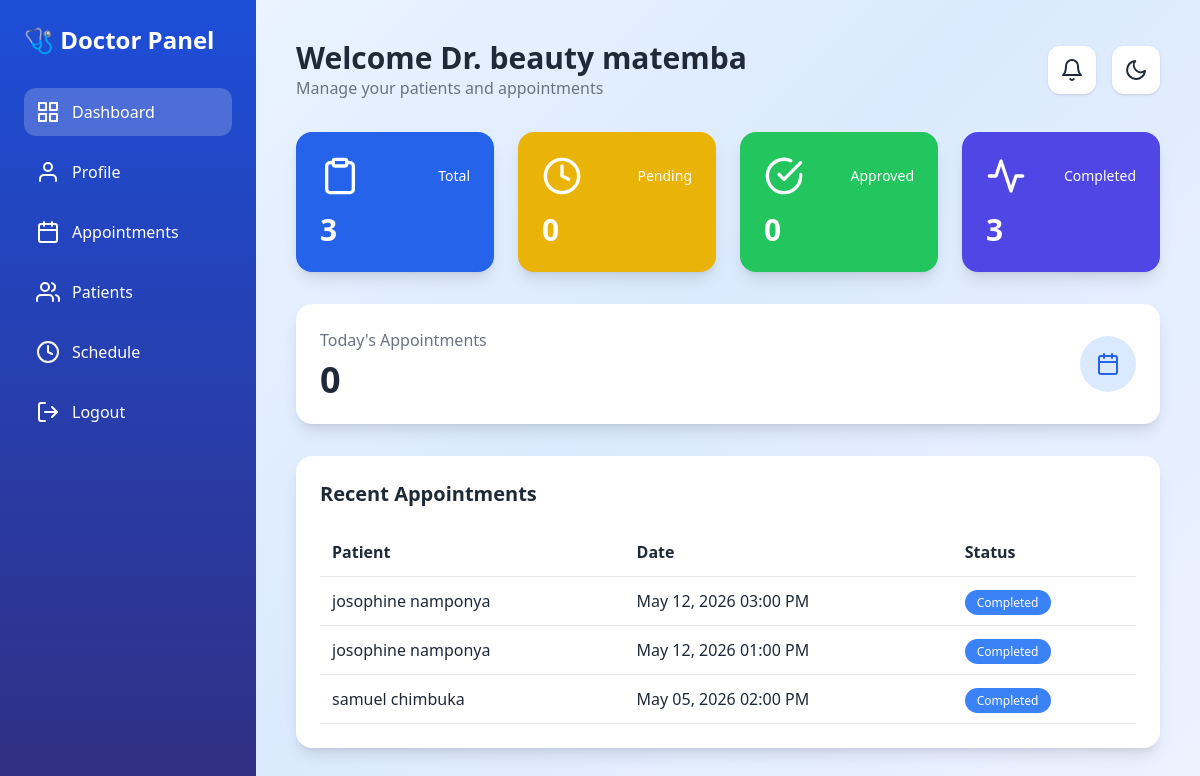
Screenshot of /doctor.php (signed in) with the database file from the repository.
### tables this page shows
CREATE TABLE IF NOT EXISTS `appointments` (
  `id` int NOT NULL AUTO_INCREMENT,
  `patient_id` int NOT NULL,
  `doctor_id` int NOT NULL,
  `appointment_date` datetime NOT NULL,
  `reason` text,
  `status` enum('pending','approved','rejected','completed') DEFAULT 'pending',
  `created_at` timestamp NULL DEFAULT CURRENT_TIMESTAMP,
  PRIMARY KEY (`id`),
  KEY `patient_id` (`patient_id`),
  KEY `doctor_id` (`doctor_id`)
);

CREATE TABLE IF NOT EXISTS `users` (
  `id` int NOT NULL AUTO_INCREMENT,
  `name` varchar(100) NOT NULL,
  `email` varchar(150) NOT NULL,
  `national_identification` varchar(50) NOT NULL,
  `password` varchar(255) NOT NULL,
  `role` enum('patient','doctor','admin') NOT NULL DEFAULT 'patient',
  `created_at` timestamp NULL DEFAULT CURRENT_TIMESTAMP,
  `status` varchar(20) DEFAULT 'active',
  `profile_image` varchar(255) DEFAULT NULL,
  PRIMARY KEY (`id`),
  UNIQUE KEY `email` (`email`),
  UNIQUE KEY `national_identification` (`national_identification`)
);

### doctor.php (the view, shortened to what this page needs)
<?php
require "notification_functions.php";
$doctor = $_SESSION['user'];
$doctor_id = $doctor['id'];
$statsQuery = $conn->prepare("
    SELECT
        (SELECT COUNT(*) FROM appointments WHERE doctor_id=?) AS total,
        (SELECT COUNT(*) FROM appointments WHERE doctor_id=? AND status='pending') AS pending,
        (SELECT COUNT(*) FROM appointments WHERE doctor_id=? AND status='approved') AS approved,
        (SELECT COUNT(*) FROM appointments WHERE doctor_id=? AND status='completed') AS completed
");
$statsQuery->bind_param("iiii", $doctor_id, $doctor_id, $doctor_id, $doctor_id);
$statsQuery->execute();
$stats = $statsQuery->get_result()->fetch_assoc();
$todayQuery = $conn->prepare("
    SELECT COUNT(*) total
    FROM appointments
    WHERE doctor_id=?
    AND DATE(appointment_date)=CURDATE()
");
$todayQuery->bind_param("i", $doctor_id);
$todayQuery->execute();
$todayAppointments = $todayQuery->get_result()->fetch_assoc()['total'];
$recentQuery = $conn->prepare("
    SELECT a.*, u.name AS patient_name
    FROM appointments a
    JOIN users u ON u.id = a.patient_id
    WHERE a.doctor_id=?
    ORDER BY a.appointment_date DESC
    LIMIT 8
");
$recentQuery->bind_param("i", $doctor_id);
$recentQuery->execute();
$appointments = $recentQuery->get_result();
?>
<!DOCTYPE html>
<html lang="en">
<head>
<script src="https://cdn.tailwindcss.com"></script>
</head>
<body class="text-gray-800 dark:bg-gray-900 dark:text-white">
<div class="flex min-h-screen">
    <aside class="w-64 sidebar-gradient text-white p-6 hidden md:block">
        <h1 class="text-2xl font-bold mb-8">
            🩺 Doctor Panel
        </h1>
        <nav class="space-y-3">
            <a href="doctor.php" class="flex items-center gap-3 p-3 bg-white/20 rounded-xl">
                <i data-feather="grid"></i>
                Dashboard
            </a>
            <a href="doctor_profile.php" class="flex items-center gap-3 p-3 hover:bg-white/10 rounded-xl">
                <i data-feather="user"></i>
                Profile
            </a>
            <a href="doctor_appointments.php" class="flex items-center gap-3 p-3 hover:bg-white/10 rounded-xl">
                <i data-feather="calendar"></i>
                Appointments
            </a>
            <a href="patient_list.php" class="flex items-center gap-3 p-3 hover:bg-white/10 rounded-xl">
                <i data-feather="users"></i>
                Patients
            </a>
            <a href="doctor_schedule.php" class="flex items-center gap-3 p-3 hover:bg-white/10 rounded-xl">
                <i data-feather="clock"></i>
                Schedule
            </a>
            <a href="logout.php" class="flex items-center gap-3 p-3 hover:bg-red-500 rounded-xl mt-8">
                <i data-feather="log-out"></i>
                Logout
            </a>
        </nav>
    </aside>
    <main class="flex-1 p-6 md:p-10 fade-in">
        <div class="flex flex-col md:flex-row justify-between items-center gap-4 mb-8">
            <div>
                <h2 class="text-3xl font-bold">
                    Welcome Dr. <?= htmlspecialchars($doctor['name']) ?>
                </h2>
                <p class="text-gray-500 dark:text-gray-300">
                    Manage your patients and appointments
                </p>
            </div>
            <div class="flex items-center gap-4">
                <button onclick="openNotifications()"
                        class="relative bg-white dark:bg-gray-800 p-3 rounded-xl shadow">
                    <i data-feather="bell"></i>
                </button>
                <button onclick="toggleTheme()"
                        class="bg-white dark:bg-gray-800 p-3 rounded-xl shadow">
                    <i data-feather="moon"></i>
                </button>
            </div>
        </div>
        <div class="grid md:grid-cols-2 lg:grid-cols-4 gap-6 mb-8">
            <div class="stat-card bg-blue-600 text-white p-6 rounded-2xl shadow-lg">
                <div class="flex justify-between items-center mb-4">
                    <i data-feather="clipboard" class="w-10 h-10"></i>
                    <span class="text-sm">Total</span>
                </div>
                <h3 class="text-3xl font-bold"><?= $stats['total'] ?></h3>
            </div>
            <div class="stat-card bg-yellow-500 text-white p-6 rounded-2xl shadow-lg">
                <div class="flex justify-between items-center mb-4">
                    <i data-feather="clock" class="w-10 h-10"></i>
                    <span class="text-sm">Pending</span>
                </div>
                <h3 class="text-3xl font-bold"><?= $stats['pending'] ?></h3>
            </div>
            <div class="stat-card bg-green-500 text-white p-6 rounded-2xl shadow-lg">
                <div class="flex justify-between items-center mb-4">
                    <i data-feather="check-circle" class="w-10 h-10"></i>
                    <span class="text-sm">Approved</span>
                </div>
                <h3 class="text-3xl font-bold"><?= $stats['approved'] ?></h3>
            </div>
            <div class="stat-card bg-indigo-600 text-white p-6 rounded-2xl shadow-lg">
                <div class="flex justify-between items-center mb-4">
                    <i data-feather="activity" class="w-10 h-10"></i>
                    <span class="text-sm">Completed</span>
                </div>
                <h3 class="text-3xl font-bold"><?= $stats['completed'] ?></h3>
            </div>
        </div>
        <div class="bg-white dark:bg-gray-800 rounded-2xl shadow-lg p-6 mb-8">
            <div class="flex justify-between items-center">
                <div>
                    <p class="text-gray-500 dark:text-gray-300">
                        Today's Appointments
                    </p>
                    <h2 class="text-4xl font-bold mt-2">
                        <?= $todayAppointments ?>
                    </h2>
                </div>
                <div class="bg-blue-100 dark:bg-blue-900 p-4 rounded-full">
                    <i data-feather="calendar" class="text-blue-600"></i>
                </div>
            </div>
        </div>
        <div class="bg-white dark:bg-gray-800 rounded-2xl shadow-lg p-6 overflow-x-auto">
            <h3 class="text-xl font-bold mb-5">
                Recent Appointments
            </h3>
            <table class="w-full">
                <thead>
                    <tr class="border-b dark:border-gray-700">
                        <th class="text-left p-3">Patient</th>
                        <th class="text-left p-3">Date</th>
                        <th class="text-left p-3">Status</th>
                    </tr>
                </thead>
                <tbody>
                    <?php while($row = $appointments->fetch_assoc()): ?>
                    <tr class="border-b dark:border-gray-700 hover:bg-gray-50 dark:hover:bg-gray-700">
                        <td class="p-3">
                            <?= htmlspecialchars($row['patient_name']) ?>
                        </td>
                        <td class="p-3">
                            <?= date("M d, Y h:i A", strtotime($row['appointment_date'])) ?>
                        </td>
                        <td class="p-3">
                            <span class="px-3 py-1 rounded-full text-xs text-white
                                <?= $row['status']=='pending' ? 'bg-yellow-500' : '' ?>
                                <?= $row['status']=='approved' ? 'bg-green-500' : '' ?>
                                <?= $row['status']=='completed' ? 'bg-blue-500' : '' ?>
                                <?= $row['status']=='rejected' ? 'bg-red-500' : '' ?>">
                                <?= ucfirst($row['status']) ?>
                            </span>
                        </td>
                    </tr>
                    <?php endwhile; ?>
                </tbody>
            </table>
        </div>
    </main>
</div>
</body>
</html>

### doctor.php (style rules this page uses)
body { background: linear-gradient(135deg,#eff6ff,#dbeafe,#eef2ff); }
.sidebar-gradient { background: linear-gradient(180deg,#1d4ed8,#312e81); }
.stat-card { transition: 0.3s ease; }
.fade-in { animation: fadeIn 0.4s ease; }

### rows the page displays
appointments: users.name "josophine namponya", appointment_date "May 12, 2026 03:00 PM", status "Completed"
appointments: users.name "josophine namponya", appointment_date "May 12, 2026 01:00 PM", status "Completed"
appointments: users.name "samuel chimbuka", appointment_date "May 05, 2026 02:00 PM", status "Completed"

### other values shown
$doctor['name'] "beauty matemba"
$stats['total'] "3"
$stats['pending'] "0"
$stats['approved'] "0"
$stats['completed'] "3"
$todayAppointments "0"
